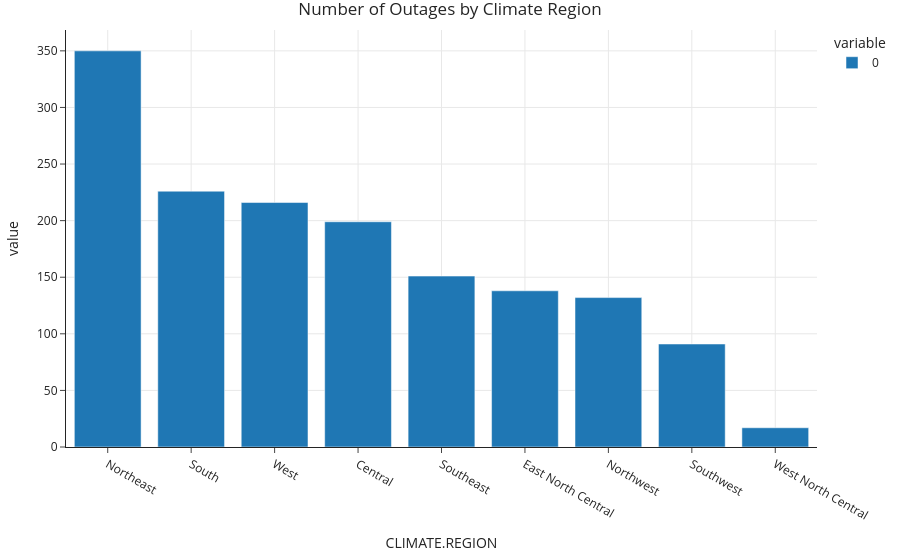
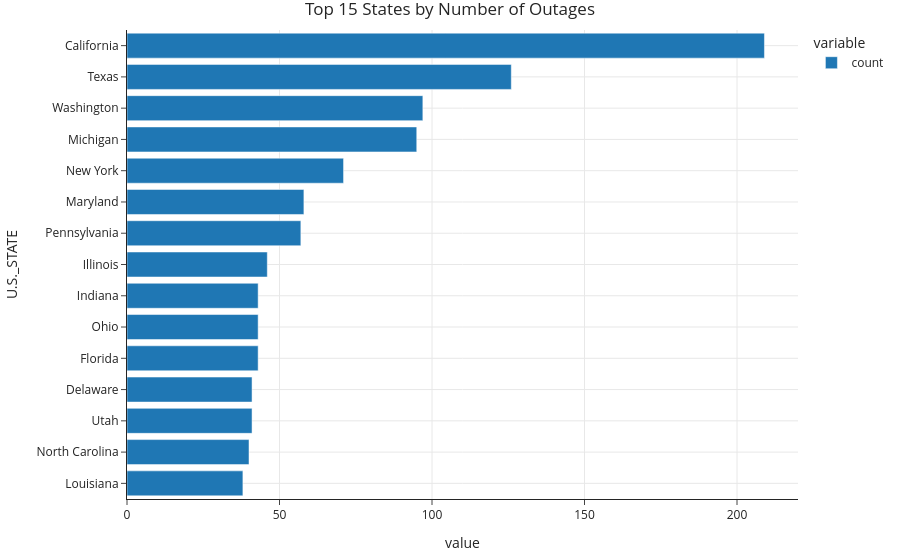

The code cell stored with these charts, in order, in its notebook:
### Code cell
# Regional Analysis
by_region = df_cleaned.groupby('CLIMATE.REGION', observed=True).size().sort_values(ascending=False)
by_region.plot(kind='bar', title='Number of Outages by Climate Region').show()

top_15_states = df_cleaned['U.S._STATE'].value_counts().nlargest(15).sort_values(ascending=True)
top_15_states.plot(kind='barh', title='Top 15 States by Number of Outages').show()

### Figure 1 — Plotly figure (JSON) as saved in the notebook; plotly's stock layout.template omitted (floating-point values rounded to 4 significant figures)
{"data": [{"alignmentgroup": "True", "hovertemplate": "variable=0<br>CLIMATE.REGION=%{x}<br>value=%{y}<extra></extra>", "legendgroup": "0", "marker": {"color": "#1F77B4", "pattern": {"shape": ""}}, "name": "0", "offsetgroup": "0", "orientation": "v", "showlegend": true, "textposition": "auto", "type": "bar", "x": ["Northeast", "South", "West", "Central", "Southeast", "East North Central", "Northwest", "Southwest", "West North Central"], "xaxis": "x", "y": [350, 226, 216, 199, 151, 138, 132, 91, 17], "yaxis": "y"}], "layout": {"barmode": "relative", "legend": {"title": {"text": "variable"}, "tracegroupgap": 0}, "title": {"text": "Number of Outages by Climate Region"}, "xaxis": {"anchor": "y", "domain": [0, 1], "title": {"text": "CLIMATE.REGION"}}, "yaxis": {"anchor": "x", "domain": [0, 1], "title": {"text": "value"}}}}

### Figure 2 — Plotly figure (JSON) as saved in the notebook; plotly's stock layout.template omitted (floating-point values rounded to 4 significant figures)
{"data": [{"alignmentgroup": "True", "hovertemplate": "variable=count<br>value=%{x}<br>U.S._STATE=%{y}<extra></extra>", "legendgroup": "count", "marker": {"color": "#1F77B4", "pattern": {"shape": ""}}, "name": "count", "offsetgroup": "count", "orientation": "h", "showlegend": true, "textposition": "auto", "type": "bar", "x": [38, 40, 41, 41, 43, 43, 43, 46, 57, 58, 71, 95, 97, 126, 209], "xaxis": "x", "y": ["Louisiana", "North Carolina", "Utah", "Delaware", "Florida", "Ohio", "Indiana", "Illinois", "Pennsylvania", "Maryland", "New York", "Michigan", "Washington", "Texas", "California"], "yaxis": "y"}], "layout": {"barmode": "relative", "legend": {"title": {"text": "variable"}, "tracegroupgap": 0}, "title": {"text": "Top 15 States by Number of Outages"}, "xaxis": {"anchor": "y", "domain": [0, 1], "title": {"text": "value"}}, "yaxis": {"anchor": "x", "domain": [0, 1], "title": {"text": "U.S._STATE"}}}}
